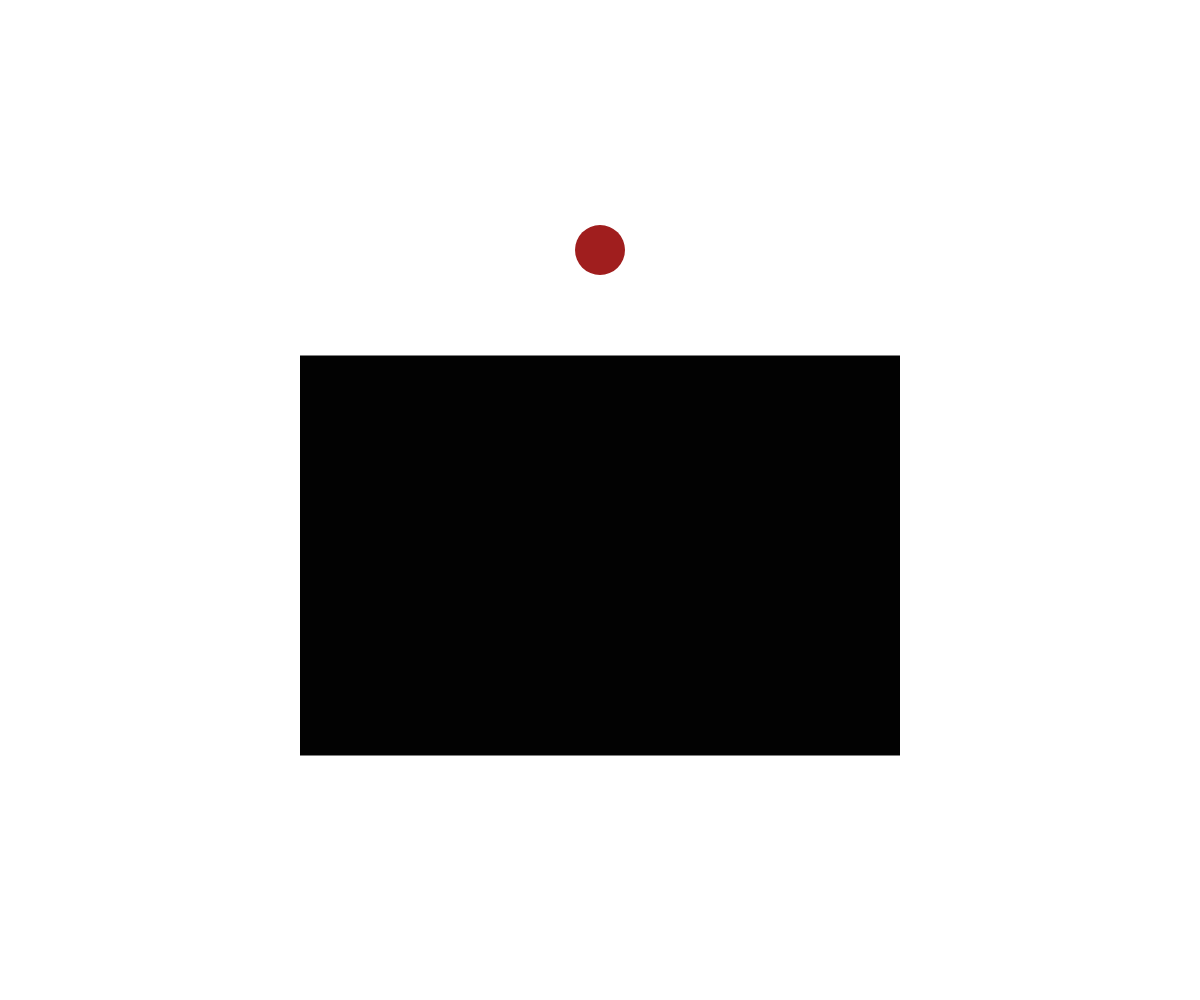
Frame 1 (no input)
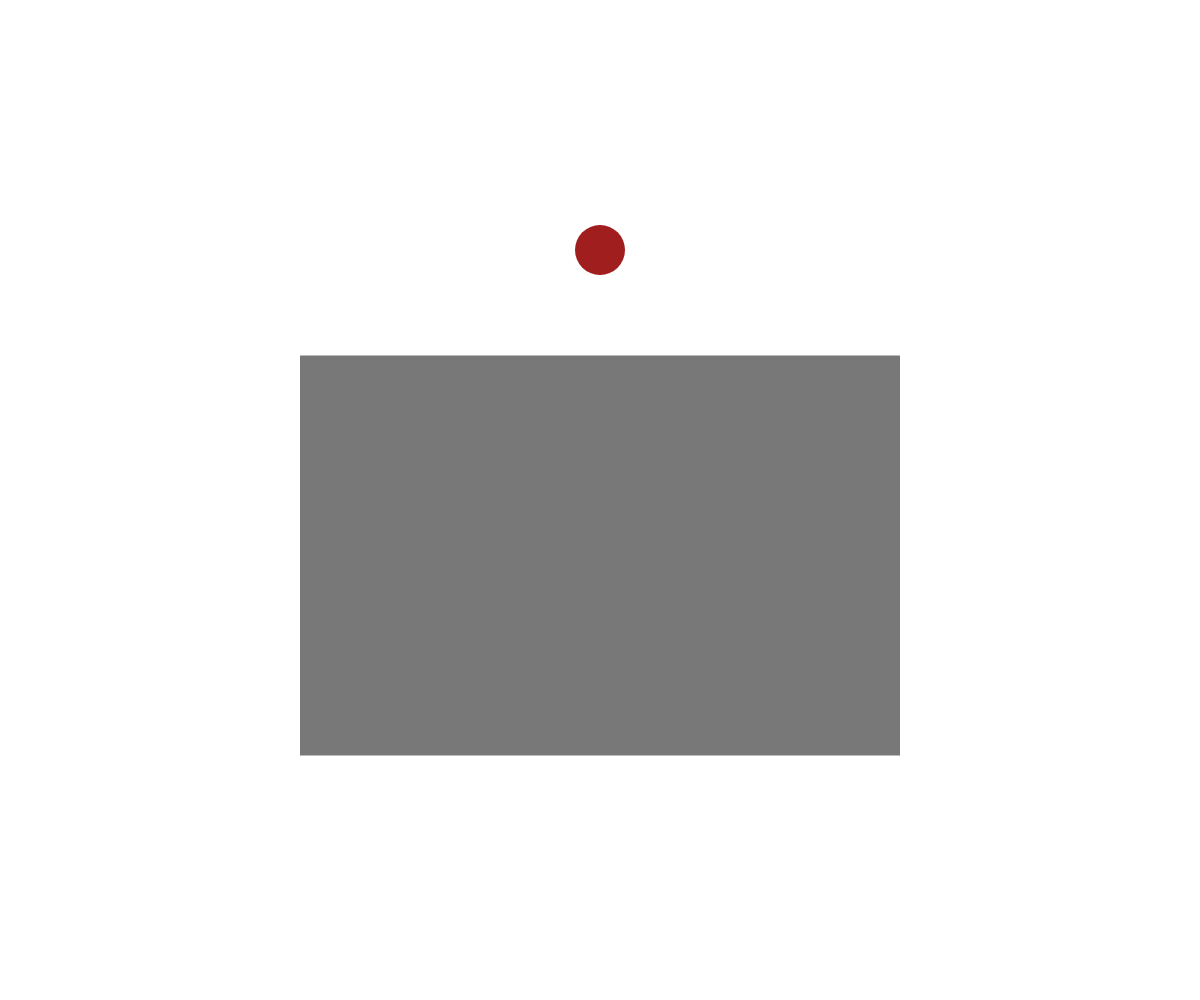
Frame 60 (no input)
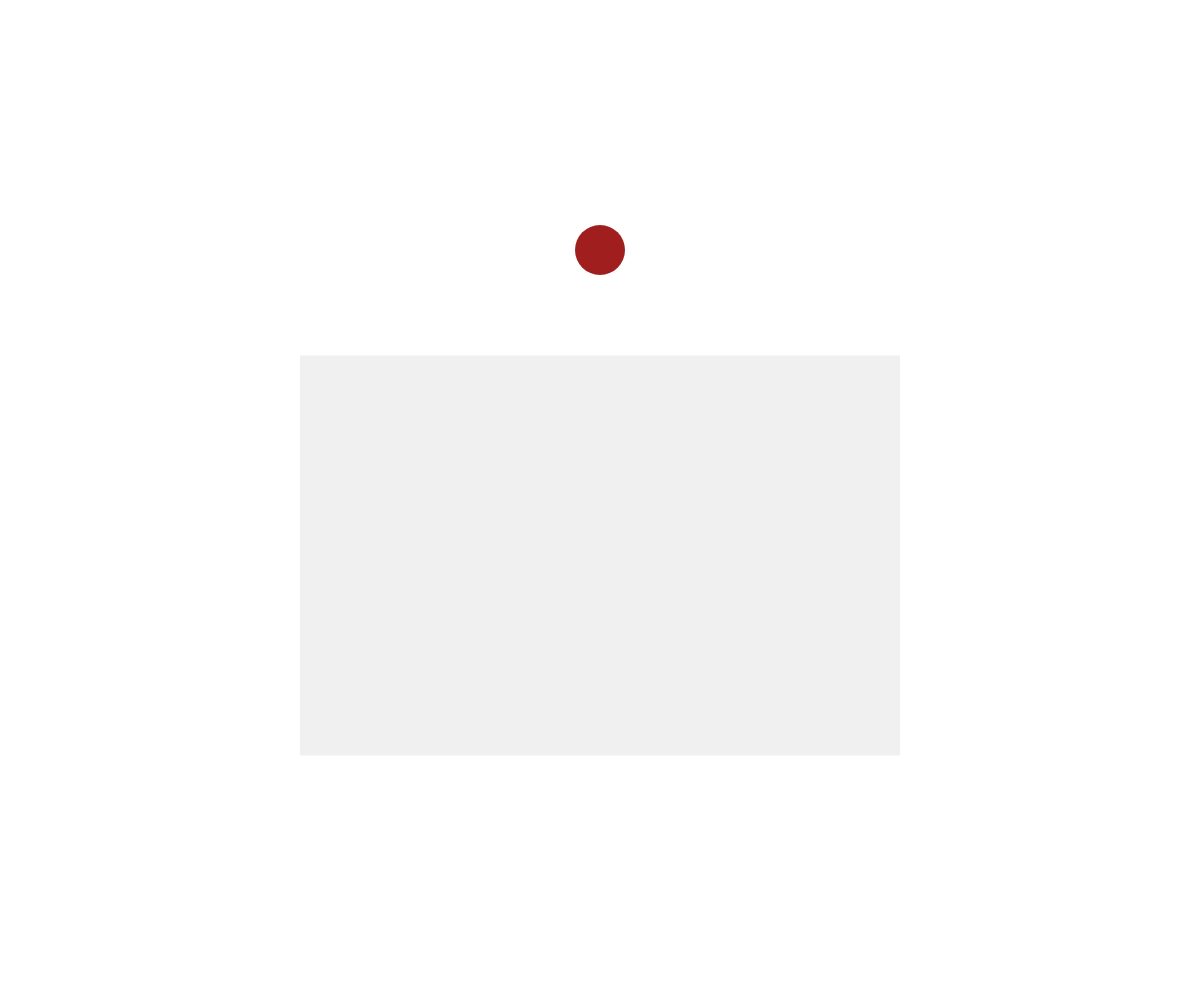
Frame 120 (the mouse pressed at the canvas centre since frame 60)

The p5.js sketch that drew these frames (run headless with seeded random() and noise() and a simulated clock; from frame 60 on, the mouse is pressed at the canvas centre):

// p5.js sketch
// ── sketch.js
// Project Title
// Your Name
// Date
//
// Extra for Experts:
// - describe what you did to take this project "above and beyond"

let buttonX, buttonY, buttonSize;
let rectX, rectY, rectW, rectH;
let rectShade = 0;
let fadeIn = false;
let buttonOver = false;


function setup() {
  createCanvas(windowWidth, windowHeight);
  buttonX = width/2;
  buttonY = height/4;
  ellipseMode(CENTER);
  buttonSize = 50;
  rectX = width/2;
  rectY = height/1.8;
  rectW = width/2;
  rectH = height *0.4;
  rectMode(CENTER);
  noStroke();
}

function mouseDistance( x1, y1, x2, y2){
  let a = abs(x1 - x2);
  let b = abs(y1 - y2);
  let c = sqrt(sq(a)+sq(b));
  return c;
}

function mousePressed(){
  if (buttonOver) {
  fadeIn = !fade;
  }
}


function draw() {
  print (mouseDistance(mouseX, mouseY, buttonX, buttonY));
  background(255);
 
  if (mouseDistance( mouseX, mouseY, buttonX, buttonY) < buttonSize/ 2){
    fill(200, 40, 50);
    buttonOver = true
  }

  else {
    fill( 160, 30, 30);
    buttonOver = false;
  }
  ellipse(buttonX, buttonY, buttonSize, buttonSize);

  if (fadeIn){
    rectShade -= 2;
  }

  else {
    rectShade += 2;
  }

  //if (frameCount % 2  === 0){
    //rectShade += 2;
  //}
   

  fill(rectShade);
  rect(rectX, rectY, rectW, rectH);
  
}
